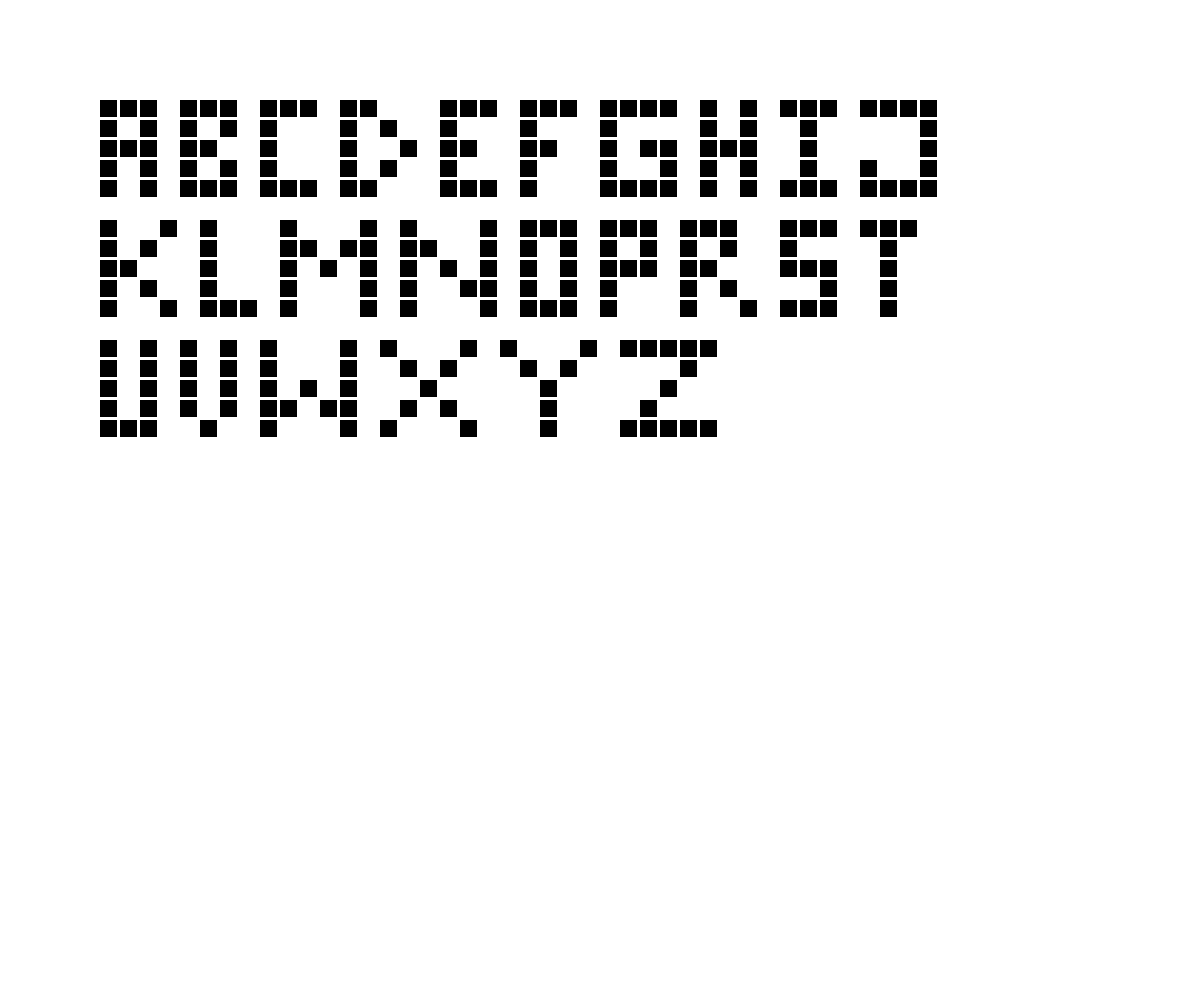
Frame 1 (no input)
Frame 60 (no input): identical to frame 1, image omitted
Frame 120 (the mouse pressed at the canvas centre since frame 60): identical to frame 1, image omitted

The p5.js sketch that drew this single still picture (run headless with seeded random() and noise() and a simulated clock; from frame 60 on, the mouse is pressed at the canvas centre):

// p5.js sketch
// ── sketch.js
// no need to change anything from here ... ----------------------

var letters = {};

var marginLeft = 100;
var marginTop = 100;
var textX = marginLeft;
var textY = 150;
var lineHeight = 120;
var typedText = "ABCDEFGHIJ\nKLMNOPQRST\nUVWXYZ";

function setup() {
	createCanvas(windowWidth, windowHeight);
	initLetters();
	noFill();
}

function draw() {
	background(255);
	scale(1);

	textX = marginLeft;
	textY = marginTop + 100;

	//randomSeed(4);
	for (var i = 0; i < typedText.length; i++) {
		var c = typedText[i];
		if (letters[c]) {
			push();
			//translate(textX, textY);
			var w = letters[c]();
			textX += w;
			pop();
		} else if (c == "\n") {
			textX = marginLeft;
			textY += lineHeight;
		}
	}

	//noLoop();
}

function keyTyped() {
    var k = key;
    if (!letters[k]) {
        k = k.toUpperCase();
    }
    if (letters[k]) {
         
        typedText += k;
    }
}

function keyPressed() {
	if (keyCode == RETURN) {
		typedText += "\n";
	}
	if (keyCode == BACKSPACE || keyCode == DELETE) {
		if (typedText.length > 0) typedText = typedText.slice(0, -1);
		console.log(typedText);
	}

	//loop();
}
// ... to here -----------------------------------------------------


function initLetters() {
	// Add your calls to the letter functions here

	letters = {
		A: draw_A,
		B: draw_B,
		C: draw_C,
		D: draw_D,
		E: draw_E,
		F: draw_F,
		G: draw_G,
		H: draw_H,
		I: draw_I,
		J: draw_J,
		K: draw_K,
		L: draw_L,
		M: draw_M,
		N: draw_N,
		O: draw_O,
		P: draw_P,
		R: draw_R,
		S: draw_S,
		T: draw_T,
		U: draw_U,
		V: draw_V,
		W: draw_W,
		X: draw_X,
		Y: draw_Y,
		Z: draw_Z,
		" ": draw_Space,
	};
}

// A function for each letter

function draw_Space() {

	var d = [
		[0, 0],
		[0, 0],
		[0, 0],
		[0, 0],
		[0, 0]
	];
	drawGrid(d);

	return 40;
}

function draw_A() {

	var d = [
		[1, 1, 1, 0, 0],
		[1, 0, 1, 0, 0],
		[1, 1, 1, 0, 0],
		[1, 0, 1, 0, 0],
		[1, 0, 1, 0, 0]
	];
	drawGrid(d);

	return 80;
}

function draw_B() {

	var d = [
		[1, 1, 1, 0, 0],
		[1, 0, 1, 0, 0],
		[1, 1, 0, 0, 0],
		[1, 0, 1, 0, 0],
		[1, 1, 1, 0, 0]
	];
	drawGrid(d);

	return 80;
}

function draw_C() {

	var d = [
		[1, 1, 1, 0, 0],
		[1, 0, 0, 0, 0],
		[1, 0, 0, 0, 0],
		[1, 0, 0, 0, 0],
		[1, 1, 1, 0, 0]
	];
	drawGrid(d);

	return 80;
}

function draw_D() {

	var d = [
		[1, 1, 0, 0, 0],
		[1, 0, 1, 0, 0],
		[1, 0, 0, 1, 0],
		[1, 0, 1, 0, 0],
		[1, 1, 0, 0, 0]
	];
	drawGrid(d);

	return 100;
}

function draw_E() {

	var d = [
		[1, 1, 1, 0, 0],
		[1, 0, 0, 0, 0],
		[1, 1, 0, 0, 0],
		[1, 0, 0, 0, 0],
		[1, 1, 1, 0, 0]
	];
	drawGrid(d);

	return 80;
}

function draw_F() {

	var d = [
		[1, 1, 1, 0, 0],
		[1, 0, 0, 0, 0],
		[1, 1, 0, 0, 0],
		[1, 0, 0, 0, 0],
		[1, 0, 0, 0, 0]
	];
	drawGrid(d);

	return 80;
}

function draw_G() {

	var d = [
		[1, 1, 1, 1, 0],
		[1, 0, 0, 0, 0],
		[1, 0, 1, 1, 0],
		[1, 0, 0, 1, 0],
		[1, 1, 1, 1, 0]
	];
	drawGrid(d);

	return 100;
}

function draw_H() {

	var d = [
		[1, 0, 1, 0, 0],
		[1, 0, 1, 0, 0],
		[1, 1, 1, 0, 0],
		[1, 0, 1, 0, 0],
		[1, 0, 1, 0, 0]
	];
	drawGrid(d);

	return 80;
}

function draw_I() {

	var d = [
		[1, 1, 1, 0],
		[0, 1, 0, 0],
		[0, 1, 0, 0],
		[0, 1, 0, 0],
		[1, 1, 1, 0]
	];
	drawGrid(d);

	return 80;
}

function draw_J() {

	var d = [
		[1, 1, 1, 1, 0],
		[0, 0, 0, 1, 0],
		[0, 0, 0, 1, 0],
		[1, 0, 0, 1, 0],
		[1, 1, 1, 1, 0]
	];
	drawGrid(d);

	return 100;
}

function draw_K() {

	var d = [
		[1, 0, 0, 1, 0],
		[1, 0, 1, 0, 0],
		[1, 1, 0, 0, 0],
		[1, 0, 1, 0, 0],
		[1, 0, 0, 1, 0]
	];
	drawGrid(d);

	return 100;
}

function draw_L() {

	var d = [
		[1, 0, 0, 0, 0],
		[1, 0, 0, 0, 0],
		[1, 0, 0, 0, 0],
		[1, 0, 0, 0, 0],
		[1, 1, 1, 0, 0]
	];
	drawGrid(d);

	return 80;
}

function draw_M() {

	var d = [
		[1, 0, 0, 0, 1],
		[1, 1, 0, 1, 1],
		[1, 0, 1, 0, 1],
		[1, 0, 0, 0, 1],
		[1, 0, 0, 0, 1]
	];
	drawGrid(d);

	return 120;
}

function draw_N() {

	var d = [
		[1, 0, 0, 0, 1],
		[1, 1, 0, 0, 1],
		[1, 0, 1, 0, 1],
		[1, 0, 0, 1, 1],
		[1, 0, 0, 0, 1]
	];
	drawGrid(d);

	return 120;
}

function draw_O() {

	var d = [
		[1, 1, 1, 0, 0],
		[1, 0, 1, 0, 0],
		[1, 0, 1, 0, 0],
		[1, 0, 1, 0, 0],
		[1, 1, 1, 0, 0]
	];
	drawGrid(d);

	return 80;
}

function draw_P() {

	var d = [
		[1, 1, 1, 0, 0],
		[1, 0, 1, 0, 0],
		[1, 1, 1, 0, 0],
		[1, 0, 0, 0, 0],
		[1, 0, 0, 0, 0]
	];
	drawGrid(d);

	return 80;
}

function draw_R() {

	var d = [
		[1, 1, 1, 0, 0],
		[1, 0, 1, 0, 0],
		[1, 1, 0, 0, 0],
		[1, 0, 1, 0, 0],
		[1, 0, 0, 1, 0]
	];
	drawGrid(d);

	return 100;
}

function draw_S() {

	var d = [
		[1, 1, 1, 0, 0],
		[1, 0, 0, 0, 0],
		[1, 1, 1, 0, 0],
		[0, 0, 1, 0, 0],
		[1, 1, 1, 0, 0]
	];
	drawGrid(d);

	return 80;
}

function draw_T() {

	var d = [
		[1, 1, 1, 0, 0],
		[0, 1, 0, 0, 0],
		[0, 1, 0, 0, 0],
		[0, 1, 0, 0, 0],
		[0, 1, 0, 0, 0]
	];
	drawGrid(d);

	return 80;
}

function draw_U() {

	var d = [
		[1, 0, 1, 0, 0],
		[1, 0, 1, 0, 0],
		[1, 0, 1, 0, 0],
		[1, 0, 1, 0, 0],
		[1, 1, 1, 0, 0]
	];
	drawGrid(d);

	return 80;
}

function draw_V() {

	var d = [
		[1, 0, 1, 0, 0],
		[1, 0, 1, 0, 0],
		[1, 0, 1, 0, 0],
		[1, 0, 1, 0, 0],
		[0, 1, 0, 0, 0]
	];
	drawGrid(d);

	return 80;
}

function draw_W() {

	var d = [
		[1, 0, 0, 0, 1],
		[1, 0, 0, 0, 1],
		[1, 0, 1, 0, 1],
		[1, 1, 0, 1, 1],
		[1, 0, 0, 0, 1]
	];
	drawGrid(d);

	return 120;
}

function draw_X() {

	var d = [
		[1, 0, 0, 0, 1],
		[0, 1, 0, 1, 0],
		[0, 0, 1, 0, 0],
		[0, 1, 0, 1, 0],
		[1, 0, 0, 0, 1]
	];
	drawGrid(d);

	return 120;
}

function draw_Y() {

	var d = [
		[1, 0, 0, 0, 1],
		[0, 1, 0, 1, 0],
		[0, 0, 1, 0, 0],
		[0, 0, 1, 0, 0],
		[0, 0, 1, 0, 0]
	];
	drawGrid(d);

	return 120;
}

function draw_Z() {

	var d = [
		[1, 1, 1, 1, 1],
		[0, 0, 0, 1, 0],
		[0, 0, 1, 0, 0],
		[0, 1, 0, 0, 0],
		[1, 1, 1, 1, 1]
	];
	drawGrid(d);

	return 80;
}

function drawGrid(d) {
	fill(0);
	noStroke();
	for (var j = 0; j < d.length; j++) {
		for (var i = 0; i < d[j].length; i++) {
			var x = i * 20 + textX;
			var y = -100 + j * 20 + textY;

			if (d[j][i] == 1) {
				rect(x, y, 17, 17);

			} else {}

		}
	}

	/*var barWidth = 20;
	var lastBar = -1;

	function setup() {
	  colorMode(HSB, height, height, height);  
	  noStroke();
	}

	function draw() {
	  var whichBar = mouseX / barWidth;
	  if (whichBar !== lastBar) {
	    var barX = whichBar * barWidth;
	    fill(mouseY, height, height);
	    rect(barX, 0, barWidth, height);
	    lastBar = whichBar;
	  }
	}
	*/


}
